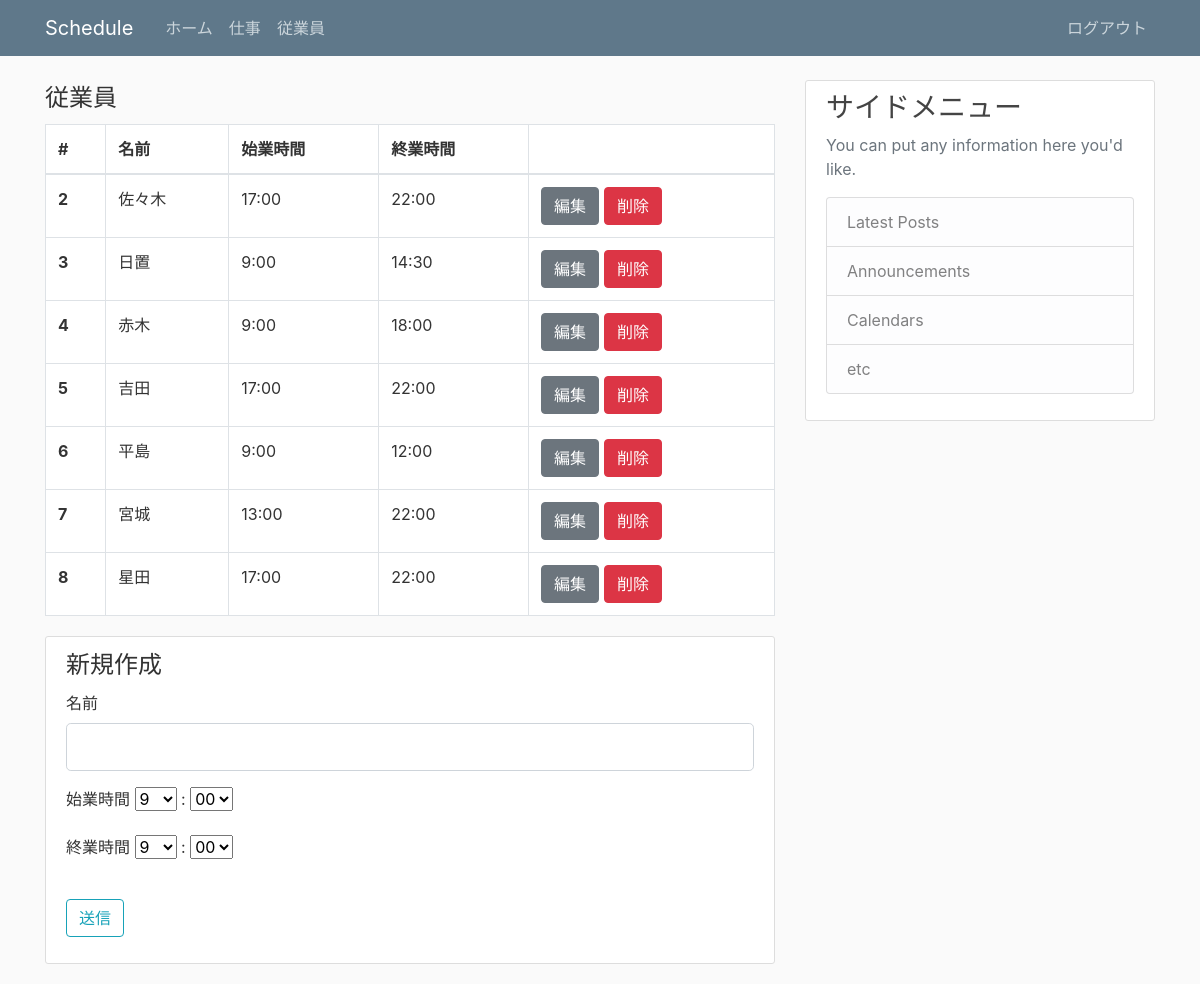
Screenshot of /worker (signed in) with the database file from the repository.
### flask_schedule/models.py (models this page shows, shortened)
class Worker(db.Model):
  id = db.Column(db.Integer, primary_key=True)
  workername = db.Column(db.String(20), unique=True, nullable=False)
  starttime = db.Column(db.String(10))
  endtime = db.Column(db.String(10))
  workerweight = db.Column(db.String(3))

### flask_schedule/views/worker.py (the view, shortened to what this page needs)
@app.route('/worker', methods=['GET', 'POST'])
def worker():
  if not session.get('logged_in'):
    return redirect(url_for('login'))
  workers = Worker.query.all()
  form = WorkerForm()
  hour = hourlist
  minutes = minuteslist
  form.starttime_hour.choices = hourlist
  form.starttime_minutes.choices = minuteslist
  form.endtime_hour.choices = hourlist
  form.endtime_minutes.choices = minuteslist
  if request.method == "GET":
    return render_template('worker/worker.html',form=form,workers=workers)

### flask_schedule/forms.py
class WorkerForm(FlaskForm):
  workername = StringField('名前',validators=[DataRequired(), Length(min=2, max=20)])
  starttime_hour = SelectField('始業時間',validators=[DataRequired()])
  starttime_minutes = SelectField(':',validators=[DataRequired()])
  endtime_hour = SelectField('終業時間',validators=[DataRequired()])
  endtime_minutes = SelectField(':',validators=[DataRequired()])
  submit = SubmitField('送信')

### flask_schedule/templates/worker/worker.html (shortened to what this page needs)
{% extends "layout.html" %}
{% block content %}
  <table class="table table-bordered content-section">
    <legend>従業員</legend>
    <thead>
      <tr>
        <th scope="col">#</th>
        <th scope="col">名前</th>
        <th scope="col">始業時間</th>
        <th scope="col">終業時間</th>
        <th></th>
      </tr>
    </thead>
    <tbody>
      {% for worker in workers %}
      <tr>
        <th scope="row">{{ worker.id }}</th>
        <td>{{ worker.workername }}</td>
        <td>{{ worker.starttime }}</td>
        <td>{{ worker.endtime }}</td>
        <td>
          <div class="btn-group">
            <form action="{{ url_for('edit_worker',id = worker.id)}}" method="GET">
              <button type="submit" class="btn btn-secondary">編集</button>
            </form>
            <form action="{{ url_for('delete_worker',id = worker.id)}}" method="GET">
              <button type="submit" class="btn btn-danger" style="margin-left: 5px;" style="margin-right: 5px;">削除</button>
            </form>
          </div>
        </td>
      </tr>
      {% endfor %}
    </tbody>
  </table>
  <div class="content-section">
    <form method="POST" action="">
      <legend>新規作成</legend>
      <div class="form-group">
        <fieldset class="form-group">
          <div class="form-group">
            {{ form.workername.label(class="form-control-label")}}
            {{ form.workername(class="form-control form-control-lg") }}
          </div>
          <div class="form-group">
            {{ form.starttime_hour.label()}}
            {{ form.starttime_hour() }}
            {{ form.starttime_minutes.label()}}
            {{ form.starttime_minutes() }}
          </div>
          <div class="form-group">
            {{ form.endtime_hour.label()}}
            {{ form.endtime_hour() }}
            {{ form.endtime_minutes.label()}}
            {{ form.endtime_minutes() }}
          </div>
        </fieldset>
      </div>
      <div class="form-group">
        {{ form.submit(class="btn btn-outline-info") }}
      </div>
    </form>
  </div>
{% endblock %}

### flask_schedule/static/main.css (style rules this page uses)
body { background: #fafafa; color: #333333; margin-top: 5rem; }
.content-section { background: #ffffff; padding: 10px 20px; border: 1px solid #dddddd; border-radius: 3px; margin-bottom: 20px; }

### rows the page displays
Worker: id "2", workername "佐々木", starttime "17:00", endtime "22:00"
Worker: id "3", workername "日置", starttime "9:00", endtime "14:30"
Worker: id "4", workername "赤木", starttime "9:00", endtime "18:00"
Worker: id "5", workername "吉田", starttime "17:00", endtime "22:00"
Worker: id "6", workername "平島", starttime "9:00", endtime "12:00"
Worker: id "7", workername "宮城", starttime "13:00", endtime "22:00"
Worker: id "8", workername "星田", starttime "17:00", endtime "22:00"
